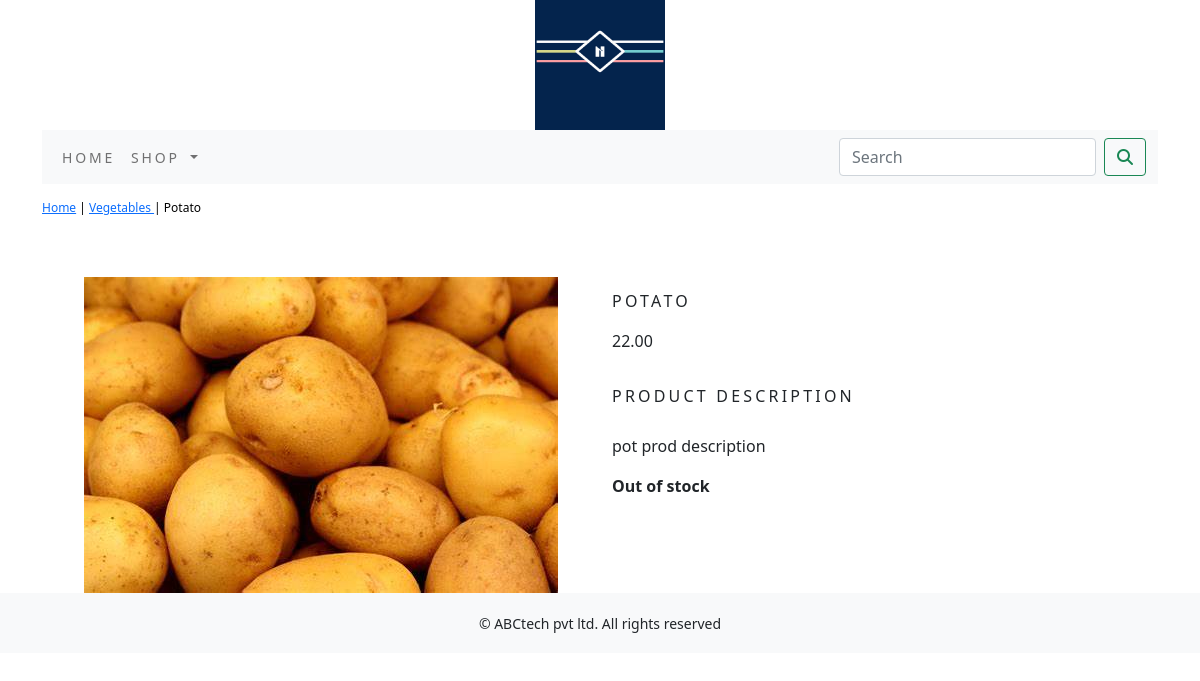
The page /shop/vegetables/potato/ on the database its author committed.
### ecommerceApp1/models.py (models this page shows, shortened)
class Product(models.Model):
    name = models.CharField(max_length=250, unique=True)
    slug = models.SlugField(max_length=250, unique=True)
    description = models.TextField(blank=True)
    price = models.DecimalField(max_digits=10, decimal_places=2)
    category = models.ForeignKey(Category,on_delete=models.CASCADE)
    image = models.ImageField(upload_to='product', blank=True)
    stock = models.IntegerField()
    available = models.BooleanField(default=True)
    created = models.DateTimeField(auto_now_add=True)
    updated = models.DateTimeField(auto_now=True)
    class Meta:
        ordering = ('name',)
        verbose_name = 'product'
        verbose_name_plural = 'products'

class Category(models.Model):
    name=models.CharField(max_length=250,unique=True)
    slug=models.SlugField(max_length=250,unique=True)
    description=models.TextField(blank=True)
    image=models.ImageField(upload_to='category',blank=True)
    class Meta:
        ordering= ('name', )
        verbose_name='category'
        verbose_name_plural = 'categories'
    def get_url(self):
        return reverse('ecommerceApp1:products_by_category', args=[self.slug])
    def __str__(self):
        return '{}'.format(self.name)

### ecommerceApp1/views.py (the view)
# urls.py: path('<slug:c_slug>/<slug:product_slug>/', views.prodDetail, name='prodCatDetail'),
def prodDetail(request,c_slug,product_slug):
    try:
        product=Product.objects.get(category__slug=c_slug, slug=product_slug)
    except Exception as e:
        raise e
    return render(request,'product.html',{'product':product})

### cart/context_processors.py (called while the page is built)
def counter(request):
    item_count=0
    if 'admin' in request.path:
        return {}
    else:
        try:
            cart=Cart.objects.filter(cart_id=_cart_id(request))
            cart_items=CartItem.objects.all().filter(cart=cart[:1])
            for cart_item in cart_items:
                item_count += cart_item.quantity
        except Cart.DoesNotExist:
            item_count=0
    return dict(item_count=item_count)

### cart/views.py (called while the page is built)
def _cart_id(request):
    cart=request.session.session_key
    if not cart:
        cart=request.session.create()
    return cart

### ecommerceApp1/context_processors.py (called while the page is built)
def menu_links(request):
    links=Category.objects.all()
    return dict(links=links)

### templates/product.html (shortened to what this page needs)
{% extends 'base.html' %}
{% load static %}
{% block content %}
<div class="row my_prod_row_class">
    <div class="mx-auto">
        <p><a href="{% url 'ecommerceApp1:allProdCat' %}">Home</a> |
            <a href="{{product.category.get_url}}">{{product.category}} </a> | {{product.name}} </p>
    </div>
</div>
<div class="container">
    <br>
    <div class="row">
        <div class="col-12 col-sm-12 col-md-12 col-lg-6 text-center">
            <div style="min-width: 18rem;">
                <img src="{{product.image.url}}" alt="{{product.name}}">
            </div>
        </div>
        <div class="col-12 col-sm-12 col-md-12 col-lg-6">
            <div>
                <h1 class="my_prod_title">{{product.name}}</h1>
                <p>{{product.price}}</p>
                <p class="my_prod_title">Product Description</p>
                <p class="text-justify my_prod_text">{{product.description}}</p>
                {% if product.stock <= 0 %}
                    <p class="text-justify my_prod_text"><b>Out of stock</b></p>
                {% else %}
                    <a class="btn btn-secondary" href="{% url 'cart:add_cart' product.id %}">Add to Cart</a>
                {% endif %}
            </div>
        </div>
    </div>
</div>
{% endblock %}

### static/css/custom.css (style rules this page uses)
body { font-family: 'Roboto', sans-serif; }
.my_prod_row_class { padding-top:15px; padding-bottom:20px; }
.my_prod_row_class .mx-auto { color:#000; font-size:12px; text-decoration:none; }
.my_prod_title { font-size:16px; text-transform:uppercase; letter-spacing:.2em; padding-top:15px; padding-bottom:10px; }
.my_prod_text { padding-right:20px; }

### rows shown on the page
Product: category "Vegetables", name "Potato", image (picture), name "POTATO", price "22.00", description "pot prod description"
